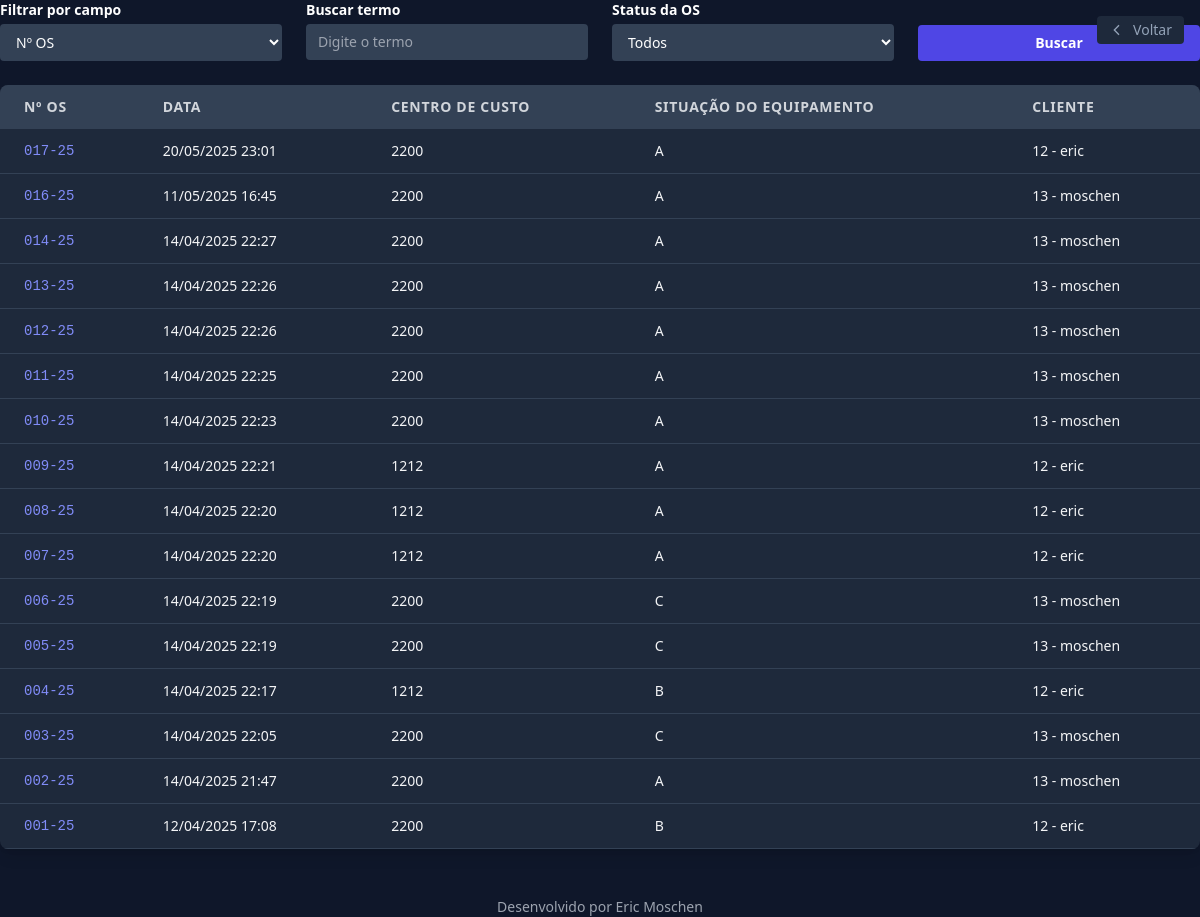
/menuos/listar-os/ (signed in), run on the app's committed database.
### menuos/models.py (models this page shows, shortened)
class AberturaOS(models.Model):
    numero_os = models.CharField(max_length=20, unique=True)
    descricao = models.TextField()
    cc = models.CharField("Centro de Custo", max_length=20)
    cod_cliente = models.ForeignKey(Cliente, on_delete=models.CASCADE)
    cod_intervencao = models.ForeignKey('MotivoIntervencao', on_delete=models.CASCADE)
    ssm = models.PositiveIntegerField("SSM", null=True, blank=True)
    PRIORIDADES = [
        ('MaquinaParada', 'Máquina Parada'),
        ('OperandoDefeito', 'Operando com Defeito'),
        ('OperandoProgramada', 'Operando Programada'),
        ('OperandoParadaMelhoria', 'Operando Parada Melhoria'),
        ('OperandoMelhoria', 'Operando Melhoria'),
        ('Outros','Outros'),
    ]
    prioridade = models.CharField(max_length=100, choices=PRIORIDADES)
    STATUS_CHOICES = [
        ('Em Aberto', 'Em Aberto'),
        ('Finalizada', 'Finalizada'),
    ]
    status = models.CharField(max_length=20, choices=STATUS_CHOICES, default='Em Aberto')
    data_abertura = models.DateTimeField(auto_now_add=True)

class Cliente(models.Model):
    codigo_cliente = models.CharField(max_length=20, unique=True)
    nome_cliente = models.CharField(max_length=100)
    def __str__(self):
        return f"{self.codigo_cliente} - {self.nome_cliente}"

### menuos/views.py (the view)
# urls.py: path('listar-os/', views.listar_os, name='listar_os'),  # Lista todas as OSs com filtros
@login_required
@permission_required('menuos.listar_os', raise_exception=True)
def listar_os(request):
    ano = request.GET.get('ano')
    prioridade = request.GET.get('prioridade')
    status = request.GET.get('status')
    campo = request.GET.get('campo')
    busca = request.GET.get('busca')
    CAMPO_PERMITIDOS = ['numero_os', 'cc', 'cod_cliente__nome_cliente']
    os_list = AberturaOS.objects.all().order_by('-data_abertura')
    if status:
        os_list = os_list.filter(status=status)
    else:
        os_list = os_list.filter(status='Em Aberto')
    if ano:
        os_list = os_list.filter(numero_os__endswith=f"-{ano[-2:]}")
    if prioridade:
        os_list = os_list.filter(prioridade=prioridade)
    if campo in CAMPO_PERMITIDOS and busca:
        filtro = {f"{campo}__icontains": busca}
        os_list = os_list.filter(**filtro)
    anos_disponiveis = sorted(set([
        os.numero_os[-2:] for os in AberturaOS.objects.all()
    ]), reverse=True)
    return render(request, 'listar-os.html', {
        'os_list': os_list,
        'anos_disponiveis': anos_disponiveis,
        'ano_selecionado': ano,
        'prioridade_selecionada': prioridade,
        'status_selecionado': status,
        'campo_selecionado': campo,
        'busca': busca,
    })

### menuos/templates/listar-os.html (shortened to what this page needs)
{% extends "base.html" %}
{% block body %}
<form method="GET" class="mb-6 grid grid-cols-1 md:grid-cols-4 gap-6 text-sm text-white">
  <div>
    <label for="campo" class="block mb-1 font-semibold">Filtrar por campo</label>
    <select name="campo" id="campo"
            class="w-full bg-slate-700 px-3 py-2 rounded focus:outline-none focus:ring-2 focus:ring-indigo-500">
      <option value="numero_os" {% if campo_selecionado == 'numero_os' %}selected{% endif %}>Nº OS</option>
    </select>
  </div>
  <div>
    <label for="busca" class="block mb-1 font-semibold">Buscar termo</label>
    <input type="text" name="busca" id="busca" value="{{ busca|default:'' }}" placeholder="Digite o termo"
           class="w-full bg-slate-700 px-3 py-2 rounded text-white placeholder:text-gray-400 focus:outline-none focus:ring-2 focus:ring-indigo-500" />
  </div>
  <div>
    <label for="status" class="block mb-1 font-semibold">Status da OS</label>
    <select name="status" id="status"
            class="w-full bg-slate-700 px-3 py-2 rounded focus:outline-none focus:ring-2 focus:ring-indigo-500">
      <option value="" {% if not status_selecionado %}selected{% endif %}>Todos</option>
    </select>
  </div>
  <div class="flex items-end">
    <button type="submit"
            class="w-full bg-indigo-600 hover:bg-indigo-500 text-white px-5 py-2 rounded font-semibold transition">
      Buscar
    </button>
  </div>
</form>
<div class="overflow-auto bg-slate-800 rounded-lg shadow-lg">
  <table class="min-w-full table-auto text-left text-sm">
    <thead class="bg-slate-700 text-gray-300 uppercase tracking-wider">
      <tr>
        <th class="px-6 py-3">Nº OS</th>
        <th class="px-6 py-3">Data</th>
        <th class="px-6 py-3">Centro de Custo</th>
        <th class="px-6 py-3">Situação do Equipamento</th>
        <th class="px-6 py-3">Cliente</th>
      </tr>
    </thead>
    <tbody class="text-gray-100">
      {% for os in os_list %}
      <tr class="border-b border-slate-700 hover:bg-slate-600 transition-colors cursor-pointer">
        <td class="px-6 py-3 font-mono">
          <a href="{% url 'detalhes_os' os.numero_os %}" class="text-indigo-400 hover:underline">
            {{ os.numero_os }}
          </a>
        </td>
        <td class="px-6 py-3">{{ os.data_abertura|date:"d/m/Y H:i" }}</td>
        <td class="px-6 py-3">{{ os.cc }}</td>
        <td class="px-6 py-3">{{ os.get_prioridade_display }}</td>
        <td class="px-6 py-3">{{ os.cod_cliente }}</td>
      </tr>
      {% empty %}
      <tr>
        <td colspan="5" class="text-center py-6 text-gray-400 italic">Nenhuma OS encontrada.</td>
      </tr>
      {% endfor %}
    </tbody>
  </table>
</div>
{% endblock %}

### templates/base.html (shortened to what this page needs)
{% load static %}
<!DOCTYPE html>
<html lang="pt-br" class="h-full bg-slate-900 text-white">
    <head>
        <script src="https://cdn.tailwindcss.com"></script>
    </head>
    <body class="h-full min-h-screen antialiased">
        <div class="fixed top-4 right-4 z-50">
            {% block top_right_button %}
                <a href="{% url 'menuos' %}" class="flex items-center gap-2 text-sm text-slate-400 hover:text-white bg-slate-800 px-3 py-1 rounded transition duration-200">
                    <svg class="w-4 h-4" fill="none" stroke="currentColor" stroke-width="2" viewBox="0 0 24 24">
                        <path d="M15 19l-7-7 7-7" />
                    </svg>
                    Voltar
                </a>
            {% endblock %}
        </div>
        {% block body %}{% endblock body %}
    </body>
    <footer>
        <p class="mt-12 text-center text-gray-400 text-sm select-none">Desenvolvido por Eric Moschen</p>
    </footer>
</html>

### data on the page
AberturaOS: numero_os "017-25", data_abertura "20/05/2025 23:01", cc "2200", prioridade "A", cod_cliente "12 - eric"
AberturaOS: numero_os "016-25", data_abertura "11/05/2025 16:45", cc "2200", prioridade "A", cod_cliente "13 - moschen"
AberturaOS: numero_os "014-25", data_abertura "14/04/2025 22:27", cc "2200", prioridade "A", cod_cliente "13 - moschen"
AberturaOS: numero_os "013-25", data_abertura "14/04/2025 22:26", cc "2200", prioridade "A", cod_cliente "13 - moschen"
AberturaOS: numero_os "012-25", data_abertura "14/04/2025 22:26", cc "2200", prioridade "A", cod_cliente "13 - moschen"
AberturaOS: numero_os "011-25", data_abertura "14/04/2025 22:25", cc "2200", prioridade "A", cod_cliente "13 - moschen"
AberturaOS: numero_os "010-25", data_abertura "14/04/2025 22:23", cc "2200", prioridade "A", cod_cliente "13 - moschen"
AberturaOS: numero_os "009-25", data_abertura "14/04/2025 22:21", cc "1212", prioridade "A", cod_cliente "12 - eric"
AberturaOS: numero_os "008-25", data_abertura "14/04/2025 22:20", cc "1212", prioridade "A", cod_cliente "12 - eric"
AberturaOS: numero_os "007-25", data_abertura "14/04/2025 22:20", cc "1212", prioridade "A", cod_cliente "12 - eric"
AberturaOS: numero_os "006-25", data_abertura "14/04/2025 22:19", cc "2200", prioridade "C", cod_cliente "13 - moschen"
AberturaOS: numero_os "005-25", data_abertura "14/04/2025 22:19", cc "2200", prioridade "C", cod_cliente "13 - moschen"
AberturaOS: numero_os "004-25", data_abertura "14/04/2025 22:17", cc "1212", prioridade "B", cod_cliente "12 - eric"
AberturaOS: numero_os "003-25", data_abertura "14/04/2025 22:05", cc "2200", prioridade "C", cod_cliente "13 - moschen"
AberturaOS: numero_os "002-25", data_abertura "14/04/2025 21:47", cc "2200", prioridade "A", cod_cliente "13 - moschen"
AberturaOS: numero_os "001-25", data_abertura "12/04/2025 17:08", cc "2200", prioridade "B", cod_cliente "12 - eric"
